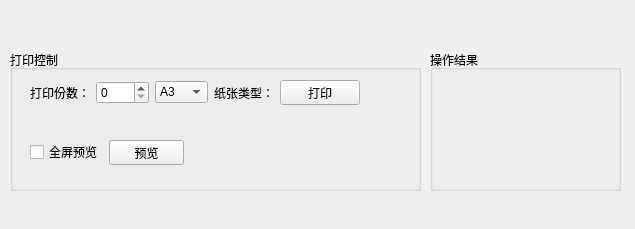
<?xml version="1.0" encoding="UTF-8"?>
<ui version="4.0">
 <class>Form</class>
 <widget class="QWidget" name="Form">
  <property name="geometry">
   <rect>
    <x>0</x>
    <y>0</y>
    <width>635</width>
    <height>229</height>
   </rect>
  </property>
  <property name="windowTitle">
   <string>Form</string>
  </property>
  <widget class="QGroupBox" name="contralsGroup">
   <property name="geometry">
    <rect>
     <x>10</x>
     <y>50</y>
     <width>411</width>
     <height>141</height>
    </rect>
   </property>
   <property name="title">
    <string>打印控制</string>
   </property>
   <widget class="QWidget" name="layoutWidget">
    <property name="geometry">
     <rect>
      <x>20</x>
      <y>30</y>
      <width>330</width>
      <height>25</height>
     </rect>
    </property>
    <layout class="QHBoxLayout" name="horizontalLayout">
     <item>
      <widget class="QLabel" name="label">
       <property name="text">
        <string>打印份数：</string>
       </property>
      </widget>
     </item>
     <item>
      <widget class="QSpinBox" name="numberSpinBox"/>
     </item>
     <item>
      <widget class="QComboBox" name="styleCombo">
       <property name="currentText">
        <string>A3</string>
       </property>
       <item>
        <property name="text">
         <string>A3</string>
        </property>
       </item>
       <item>
        <property name="text">
         <string>A4</string>
        </property>
       </item>
       <item>
        <property name="text">
         <string>A5</string>
        </property>
       </item>
      </widget>
     </item>
     <item>
      <widget class="QLabel" name="label_2">
       <property name="text">
        <string>纸张类型：</string>
       </property>
      </widget>
     </item>
     <item>
      <widget class="QPushButton" name="printButton">
       <property name="text">
        <string>打印</string>
       </property>
      </widget>
     </item>
    </layout>
   </widget>
   <widget class="QWidget" name="layoutWidget">
    <property name="geometry">
     <rect>
      <x>20</x>
      <y>90</y>
      <width>154</width>
      <height>25</height>
     </rect>
    </property>
    <layout class="QHBoxLayout" name="horizontalLayout_2">
     <item>
      <widget class="QCheckBox" name="previewStatus">
       <property name="text">
        <string>全屏预览</string>
       </property>
      </widget>
     </item>
     <item>
      <widget class="QPushButton" name="previewButton">
       <property name="text">
        <string>预览</string>
       </property>
      </widget>
     </item>
    </layout>
   </widget>
  </widget>
  <widget class="QGroupBox" name="resultGroup">
   <property name="geometry">
    <rect>
     <x>430</x>
     <y>50</y>
     <width>191</width>
     <height>141</height>
    </rect>
   </property>
   <property name="title">
    <string>操作结果</string>
   </property>
   <widget class="QLabel" name="resultLabel">
    <property name="geometry">
     <rect>
      <x>30</x>
      <y>50</y>
      <width>131</width>
      <height>20</height>
     </rect>
    </property>
    <property name="frameShape">
     <enum>QFrame::NoFrame</enum>
    </property>
    <property name="text">
     <string/>
    </property>
   </widget>
  </widget>
 </widget>
 <resources/>
 <connections/>
</ui>
